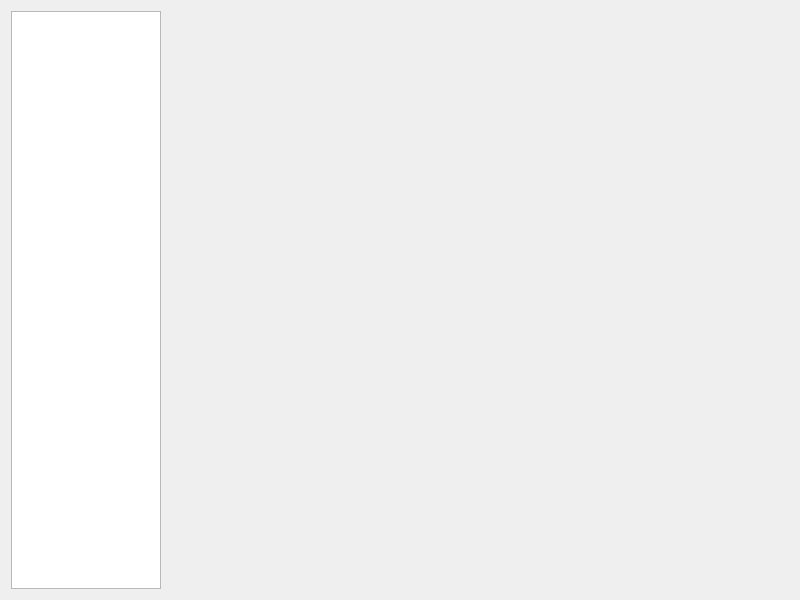
<?xml version="1.0" encoding="UTF-8"?>
<ui version="4.0">
 <class>CXViewerClass</class>
 <widget class="QMainWindow" name="CXViewerClass">
  <property name="geometry">
   <rect>
    <x>0</x>
    <y>0</y>
    <width>800</width>
    <height>600</height>
   </rect>
  </property>
  <property name="windowTitle">
   <string>CXViewer</string>
  </property>
  <widget class="QWidget" name="centralWidget">
   <layout class="QHBoxLayout" name="horizontalLayout">
    <item>
     <widget class="QListWidget" name="listWidgetCamera">
      <property name="maximumSize">
       <size>
        <width>150</width>
        <height>16777215</height>
       </size>
      </property>
     </widget>
    </item>
    <item>
     <widget class="QWidget" name="widget" native="true">
      <property name="minimumSize">
       <size>
        <width>0</width>
        <height>0</height>
       </size>
      </property>
     </widget>
    </item>
   </layout>
  </widget>
  <widget class="QMenuBar" name="menuBar">
   <property name="geometry">
    <rect>
     <x>0</x>
     <y>0</y>
     <width>800</width>
     <height>22</height>
    </rect>
   </property>
  </widget>
 </widget>
 <layoutdefault spacing="6" margin="11"/>
 <resources/>
 <connections/>
</ui>
